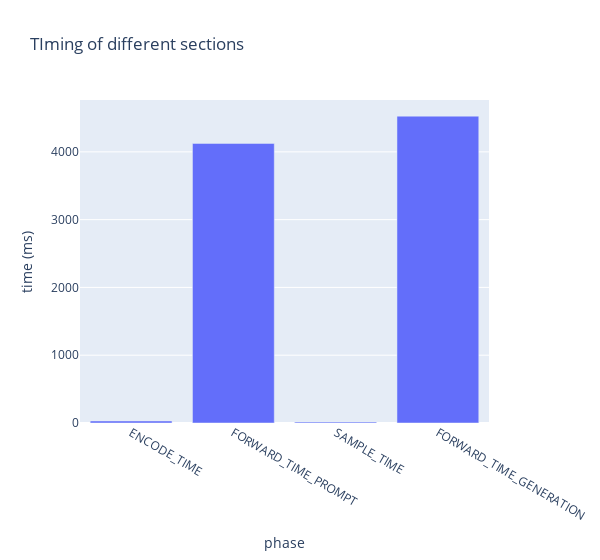

Notebook cell for this chart:
### Code cell
import json
import pandas as pd
import plotly.express as px

with open(file) as f:
    data = json.load(f)

# On récupère le sous-dictionnaire JSON_1
json1 = data["JSON_1"]

# Création dynamique du DataFrame
df = pd.DataFrame(list(json1.items()), columns=["phase", "time (ms)"])

# Affichage en bar chart
fig = px.bar(
    df,
    x="phase",
    y="time (ms)",
    title="TIming of different sections",
    width=600
)
fig.show()

### Figure 1 — Plotly figure (JSON) as saved in the notebook; plotly's stock layout.template omitted (floating-point values rounded to 4 significant figures)
{"data": [{"hovertemplate": "phase=%{x}<br>time (ms)=%{y}<extra></extra>", "legendgroup": "", "marker": {"color": "#636efa", "pattern": {"shape": ""}}, "name": "", "orientation": "v", "showlegend": false, "textposition": "auto", "type": "bar", "x": ["ENCODE_TIME", "FORWARD_TIME_PROMPT", "SAMPLE_TIME", "FORWARD_TIME_GENERATION"], "xaxis": "x", "y": [29.95, 4124.0, 14.51, 4526.0], "yaxis": "y"}], "layout": {"barmode": "relative", "legend": {"tracegroupgap": 0}, "title": {"text": "TIming of different sections"}, "width": 600, "xaxis": {"anchor": "y", "domain": [0, 1], "title": {"text": "phase"}}, "yaxis": {"anchor": "x", "domain": [0, 1], "title": {"text": "time (ms)"}}}}
